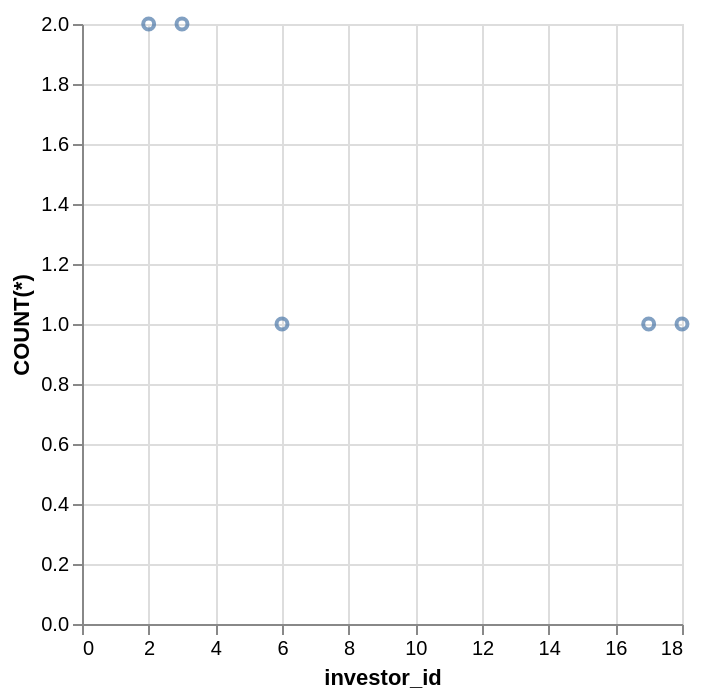

The specification (Vega-Lite) saved for this image:
### Vega-Lite specification from a JSON file in a GitHub repository (floating-point values rounded to 4 significant figures)
{"data": {"values": [{"x_data": 2, "y_data": 2}, {"x_data": 3, "y_data": 2}, {"x_data": 6, "y_data": 1}, {"x_data": 17, "y_data": 1}, {"x_data": 18, "y_data": 1}]}, "mark": "point", "encoding": {"x": {"field": "x_data", "type": "quantitative", "title": "investor_id"}, "y": {"field": "y_data", "type": "quantitative", "title": "COUNT(*)"}}}
